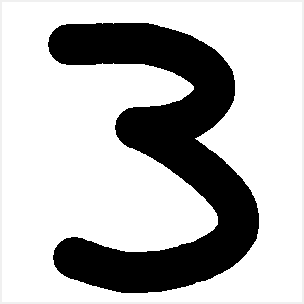
#> input picture docs/number_example.png, 304 x 304 px
$ python test.py
#> lines starting #> are read from the running program, lines starting #| are printed output that depends on the picture
from PIL import Image

with Image.open("number_example.png") as im:
#> im is the input picture: PIL image 304x304 RGB; min 0, max 255, mean 186.4
    im.resize((28, 28)).convert("L").save("normalized.png", compress_level=0)
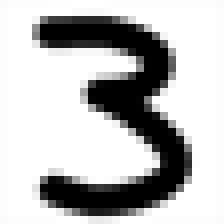
#> saved as normalized.png: PIL image 28x28 L (shown 8 times larger); min 0, max 255, mean 186.6

$ run again, with docs/app1.png copied over docs/number_example.png
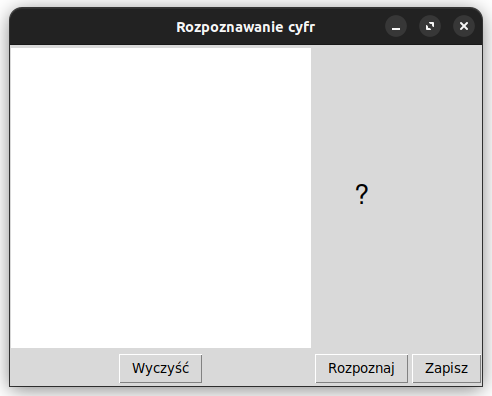
#> input picture docs/app1.png, 492 x 396 px
#> im is the input picture: PIL image 492x396 RGBA; mean R, G, B, A 200, 200, 200, 238.1
#> `im.resize((28, 28)).convert("L").save("normalized.png", compress_level..`:
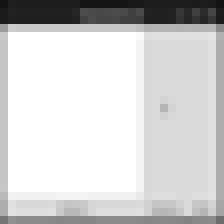
#> saved as normalized.png: PIL image 28x28 L (shown 8 times larger); min 20, max 255, mean 208.4

$ run again, with docs/app2.png copied over docs/number_example.png
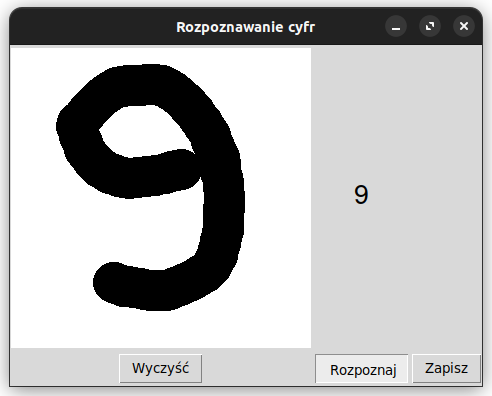
#> input picture docs/app2.png, 492 x 396 px
#> im is the input picture: PIL image 492x396 RGBA; mean R, G, B, A 169.2, 169.2, 169.2, 238.1
#> `im.resize((28, 28)).convert("L").save("normalized.png", compress_level..`:
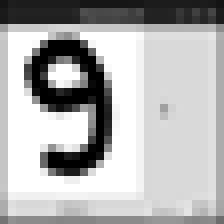
#> saved as normalized.png: PIL image 28x28 L (shown 8 times larger); min 0, max 255, mean 177.8

$ run again, with docs/confusion_matrix_bayes.png copied over docs/number_example.png
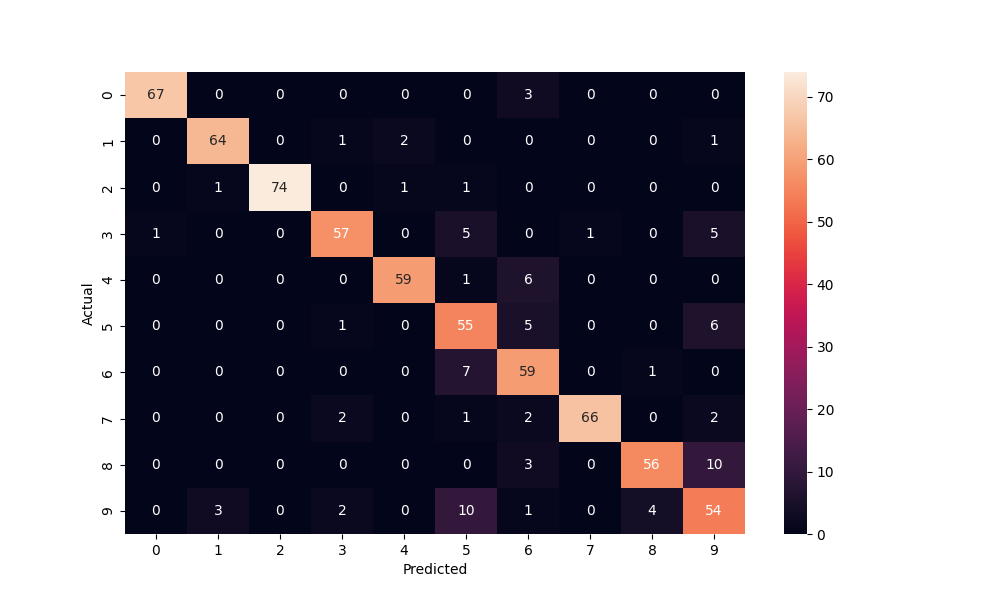
#> input picture docs/confusion_matrix_bayes.png, 1000 x 600 px
#> im is the input picture: PIL image 1000x600 RGBA; mean R, G, B, A 146.9, 141.5, 149.4, 255
#> `im.resize((28, 28)).convert("L").save("normalized.png", compress_level..`:
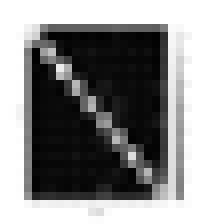
#> saved as normalized.png: PIL image 28x28 L (shown 8 times larger); min 2, max 255, mean 143.7
